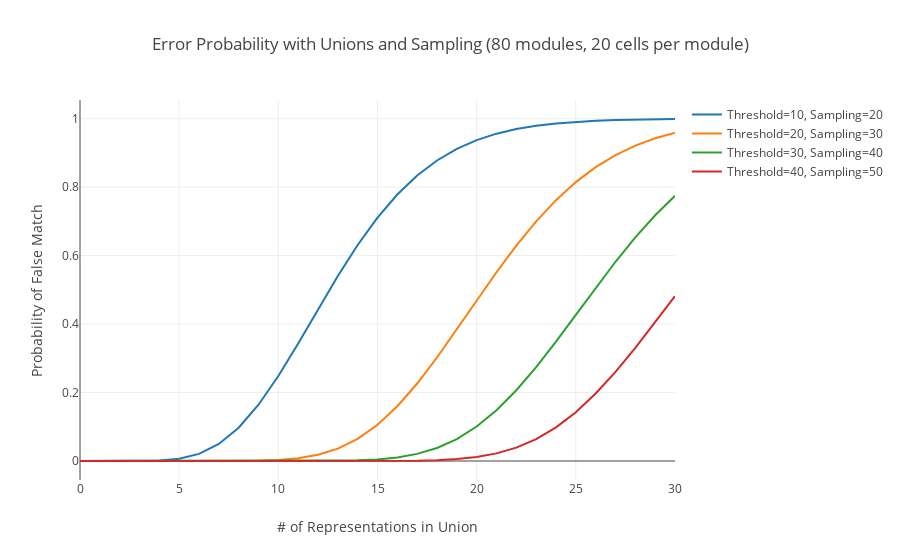

The cell this chart's notebook holds for it:
### Code cell
x = range(31)
subsamplingPlots = [
    Scatter(x=x, y=[float(probSubsampling.subs(n, 20).subs(theta, threshold).subs(m, 80).subs(U, i).subs(s, sampling).evalf()) for i in x], name="Threshold={}, Sampling={}".format(threshold, sampling))
    for sampling, threshold in ((20, 10), (30, 20), (40, 30), (50, 40))]

layout = Layout(
    title= 'Error Probability with Unions and Sampling (80 modules, 20 cells per module)',
    xaxis= dict(
        title= '# of Representations in Union',
    ),
    yaxis=dict(
        title= 'Probability of False Match',
    ),
)
fig = Figure(data=subsamplingPlots, layout=layout)

iplot(fig)

### Figure 1 — Plotly figure (JSON) as saved in the notebook; plotly's stock layout.template omitted (floating-point values rounded to 4 significant figures)
{"data": [{"name": "Threshold=10, Sampling=20", "type": "scatter", "x": [0, 1, 2, 3, 4, 5, 6, 7, 8, 9, 10, 11, 12, 13, 14, 15, 16, 17, 18, 19, 20, 21, 22, 23, 24, 25, 26, 27, 28, 29, 30], "y": [0, 1.134e-08, 5.691e-06, 0.0001619, 0.001429, 0.006668, 0.02086, 0.04969, 0.09728, 0.1645, 0.2484, 0.3435, 0.443, 0.5406, 0.6309, 0.7108, 0.7785, 0.8339, 0.8778, 0.9118, 0.9373, 0.9561, 0.9697, 0.9794, 0.9861, 0.9907, 0.9939, 0.996, 0.9974, 0.9983, 0.9989]}, {"name": "Threshold=20, Sampling=30", "type": "scatter", "x": [0, 1, 2, 3, 4, 5, 6, 7, 8, 9, 10, 11, 12, 13, 14, 15, 16, 17, 18, 19, 20, 21, 22, 23, 24, 25, 26, 27, 28, 29, 30], "y": [0, 1.76e-19, 6.841e-14, 8.488e-11, 1.005e-08, 3.297e-07, 4.813e-06, 4.029e-05, 0.0002249, 0.0009237, 0.002983, 0.007944, 0.01808, 0.03614, 0.06477, 0.1059, 0.1601, 0.2263, 0.3023, 0.3844, 0.4687, 0.5514, 0.6293, 0.7, 0.7619, 0.8146, 0.8583, 0.8934, 0.9212, 0.9425, 0.9587]}, {"name": "Threshold=30, Sampling=40", "type": "scatter", "x": [0, 1, 2, 3, 4, 5, 6, 7, 8, 9, 10, 11, 12, 13, 14, 15, 16, 17, 18, 19, 20, 21, 22, 23, 24, 25, 26, 27, 28, 29, 30], "y": [0, 4.808e-31, 1.473e-22, 8.12e-18, 1.318e-14, 3.11e-12, 2.174e-10, 6.581e-09, 1.082e-07, 1.119e-06, 8.043e-06, 4.313e-05, 0.000182, 0.0006286, 0.001835, 0.004638, 0.01036, 0.02081, 0.03805, 0.06414, 0.1006, 0.1483, 0.2066, 0.2743, 0.3487, 0.4269, 0.5056, 0.5819, 0.6533, 0.7178, 0.7746]}, {"name": "Threshold=40, Sampling=50", "type": "scatter", "x": [0, 1, 2, 3, 4, 5, 6, 7, 8, 9, 10, 11, 12, 13, 14, 15, 16, 17, 18, 19, 20, 21, 22, 23, 24, 25, 26, 27, 28, 29, 30], "y": [0, 5.666e-43, 1.374e-31, 3.381e-25, 7.558e-21, 1.291e-17, 4.349e-15, 4.795e-13, 2.341e-11, 6.149e-10, 9.927e-09, 1.083e-07, 8.568e-07, 5.183e-06, 2.499e-05, 9.927e-05, 0.0003336, 0.0009694, 0.00248, 0.005672, 0.01175, 0.02228, 0.03908, 0.06391, 0.09817, 0.1426, 0.1971, 0.2604, 0.3307, 0.4053, 0.4814]}], "layout": {"title": "Error Probability with Unions and Sampling (80 modules, 20 cells per module)", "xaxis": {"title": "# of Representations in Union"}, "yaxis": {"title": "Probability of False Match"}}}
